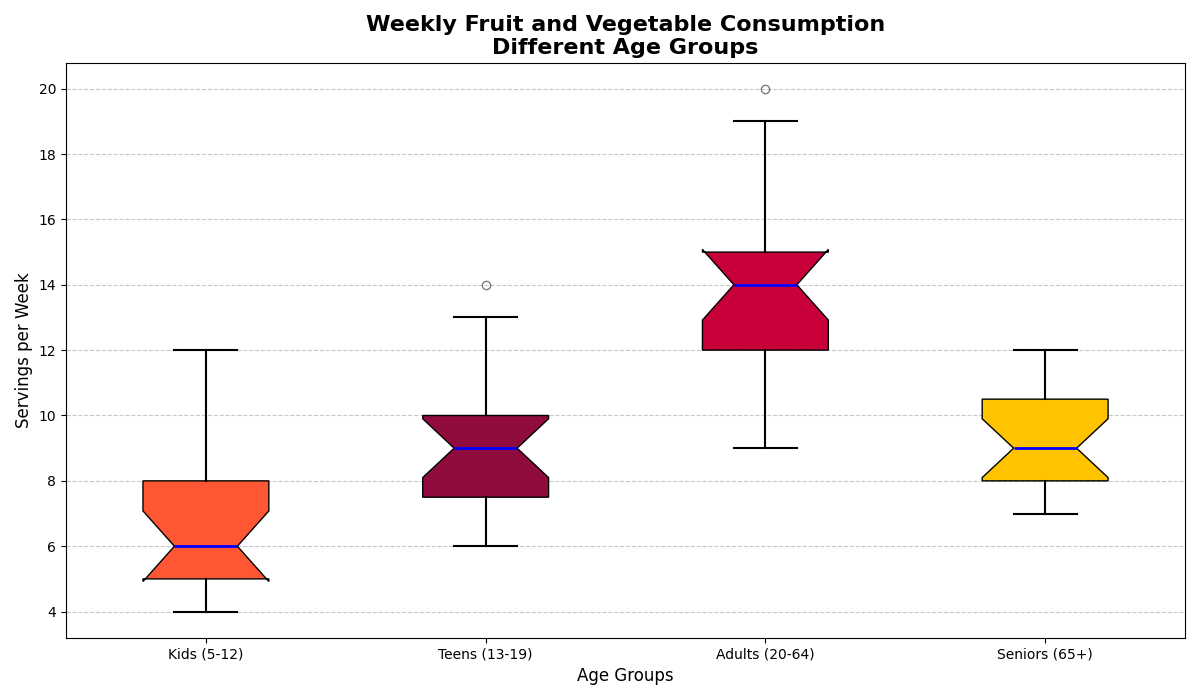

Recreate this plot in Python.
import matplotlib.pyplot as plt

# Hypothetical data on various fruit and vegetable consumption (servings per week) among individuals of different age groups
kids_data = [5, 7, 6, 4, 5, 6, 8, 9, 10, 7, 5, 6, 4, 6, 5, 7, 8, 11, 12]
teens_data = [6, 8, 9, 7, 7, 6, 8, 10, 12, 11, 10, 9, 7, 9, 8, 10, 8, 13, 14]
adults_data = [9, 10, 12, 11, 12, 14, 13, 12, 14, 15, 14, 13, 12, 14, 15, 17, 18, 19, 20]
seniors_data = [8, 10, 9, 7, 8, 9, 11, 12, 10, 11, 9, 8, 7, 10, 9, 8, 10, 11, 12]

data = [kids_data, teens_data, adults_data, seniors_data]
age_labels = ['Kids (5-12)', 'Teens (13-19)', 'Adults (20-64)', 'Seniors (65+)']

plt.figure(figsize=(12, 7))
box = plt.boxplot(data, patch_artist=True, notch=True, vert=True, labels=age_labels)

# Shuffled color palette
colors = ['#FF5733', '#900C3F', '#C70039', '#FFC300']  # Orange, Dark Red, Red, Yellow
for patch, color in zip(box['boxes'], colors):
    patch.set_facecolor(color)

plt.setp(box['whiskers'], color='black', linewidth=1.5)
plt.setp(box['caps'], color='black', linewidth=1.5)
plt.setp(box['medians'], color='blue', linewidth=2)
plt.setp(box['fliers'], marker='o', color='green', alpha=0.5)

plt.title("Weekly Fruit and Vegetable Consumption\nDifferent Age Groups", fontsize=16, fontweight='bold')
plt.xlabel("Age Groups", fontsize=12)
plt.ylabel("Servings per Week", fontsize=12)
plt.grid(axis='y', linestyle='--', alpha=0.7)
plt.tight_layout()
plt.show()
